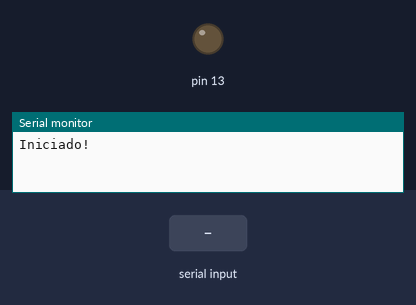
The sketch below on a simulated Arduino Uno, built with avr-gcc and run on an emulated ATmega328P. On the bench: output pins drawn as LEDs (lit = HIGH), the last lines printed to the serial monitor. Inputs (shaded band) come from the test bench.

Above: at 1.2 s.
1.3 s: "1" received over the second serial link
At 1.7 s:
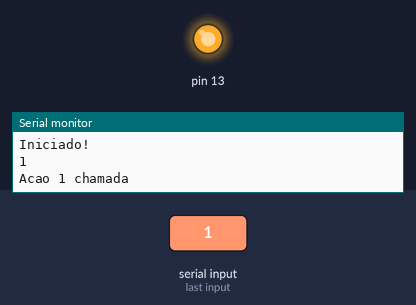
2.8 s: "2" received over the second serial link
At 4.1 s:
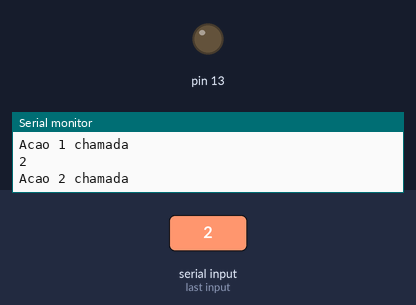
Timing chart, 0 to 5.8 s (numbered marks = the images above; inputs shaded):
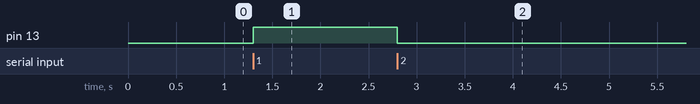

Measured:
- after the input at 1.3 s, pin 13: LOW → HIGH at once
- after the input at 2.8 s, pin 13: HIGH → LOW at once

The sketch:

Escravos_Servidor_recebidor.ino
```cpp
#include <SoftwareSerial.h>
SoftwareSerial mySerial(10, 11); // RX, TX


#define LUZ1 22
#define BUTTON2 23
#define BUTTON3 24
#define BUTTON4 25
#define BUTTON5 26
#define BUTTON6 27
#define BUTTON7 28
#define BUTTON8 29
#define BUTTON9 30
#define BUTTON10 31
#define BUTTON11 32
#define BUTTON12 33
#define BUTTON13 34
#define BUTTON14 35
#define BUTTON15 36
#define BUTTON16 37

void setup()
{
  // Open serial communications and wait for port to open:
  Serial.begin(9600);

  Serial.println("Iniciado!");

  // set the data rate for the SoftwareSerial port
  mySerial.begin(9600);

  pinMode(13,OUTPUT);
}

void loop() // run over and over
{
  mySerial.listen();
  if (mySerial.available() > 0) {
    char acao = (char)mySerial.read();
    Serial.println(acao);

    if(acao == '1') {
      digitalWrite(13,1);
      Serial.println("Acao 1 chamada");
    }
    if(acao == '2') {
      digitalWrite(13,0);
      Serial.println("Acao 2 chamada");
    }
    if(acao == '3') {
      digitalWrite(13,0);
      Serial.println("Acao 2 chamada");
    }
    if(acao == '4') {
      digitalWrite(13,0);
      Serial.println("Acao 2 chamada");
    }
    if(acao == '5') {
      digitalWrite(13,0);
      Serial.println("Acao 2 chamada");
    }

    if(acao == '6') {
      digitalWrite(13,0);
      Serial.println("Acao 2 chamada");
    }
    if(acao == '7') {
      digitalWrite(13,0);
      Serial.println("Acao 2 chamada");
    }
    if(acao == '8') {
      digitalWrite(13,0);
      Serial.println("Acao 2 chamada");
    }

    if(acao == '9') {
      digitalWrite(13,0);
      Serial.println("Acao 2 chamada");
    }
  }

}
```
